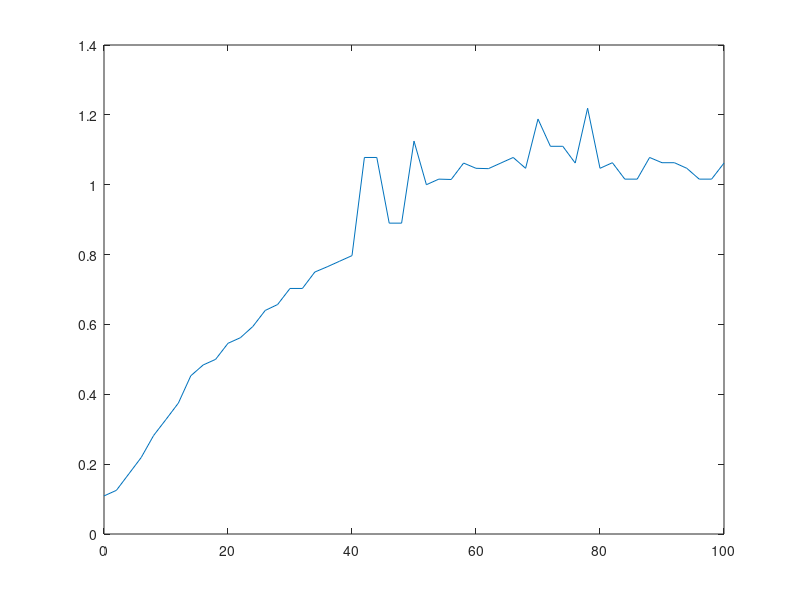

Write the MATLAB code that produced this figure.
%SIZE 200 ; 100 NODOS EN C/PARTICION ; MOVILES AUMENTANDO DE 0 A 100 EN PASOS DE A 2 ; PORCENTAJE DE EJES: 20%
y = [0.108999967575
0.125
0.171999931335
0.218999862671
0.28200006485
0.328000068665
0.375
0.452999830246
0.483999967575
0.5
0.546000003815
0.56200003624
0.593999862671
0.640000104904
0.65700006485
0.703000068665
0.703000068665
0.75
0.764999866486
0.781000137329
0.797000169754
1.07800006866
1.07799983025
0.890000104904
0.890000104904
1.125
1.0
1.01600003242
1.01499986649
1.06200003624
1.04699993134
1.04600000381
1.06200003624
1.07799983025
1.04699993134
1.18799996376
1.1099998951
1.11000013351
1.06200003624
1.21900010109
1.04699993134
1.06299996376
1.01600003242
1.01600003242
1.07800006866
1.06299996376
1.06299996376
1.04700016975
1.01600003242
1.01600003242
1.06200003624
];
x = [0
2
4
6
8
10
12
14
16
18
20
22
24
26
28
30
32
34
36
38
40
42
44
46
48
50
52
54
56
58
60
62
64
66
68
70
72
74
76
78
80
82
84
86
88
90
92
94
96
98
100
];plot(x,y)